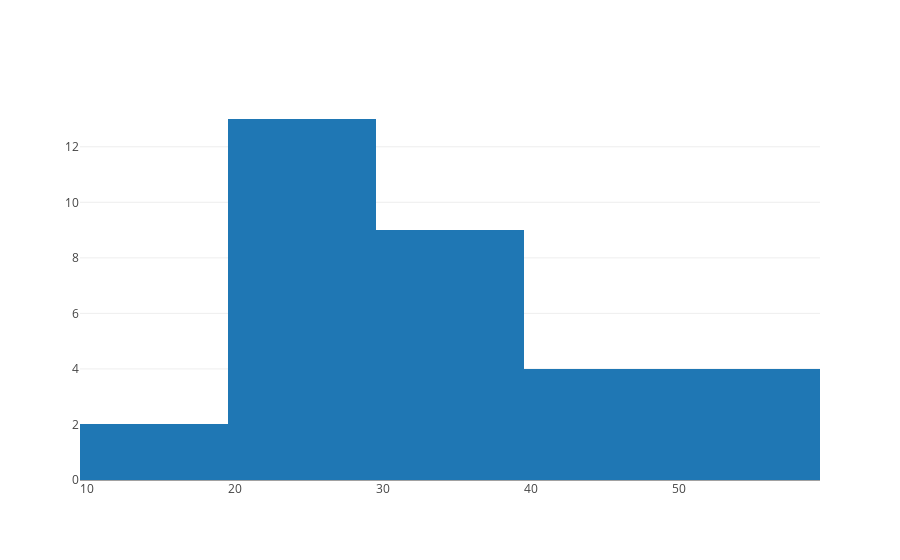

Notebook code for this chart:
### Code cell
h1 = go.Histogram(
    x = all_accidents
)

histogram_data = [h1]
py.iplot(histogram_data)

### Figure 1 — Plotly figure (JSON) as saved in the notebook; plotly's stock layout.template omitted (floating-point values rounded to 4 significant figures)
{"data": [{"type": "histogram", "x": [23, 16, 21, 24, 34, 30, 28, 24, 26, 18, 23, 23, 36, 37, 49, 50, 51, 56, 46, 41, 54, 30, 40, 33, 28, 28, 30, 30, 31, 27, 23, 28]}], "layout": {}}
